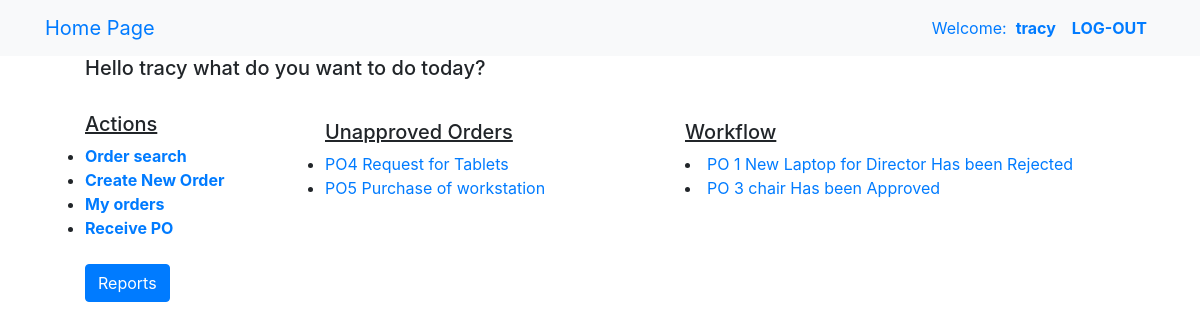
Screenshot of / (signed in) with the database file from the repository.
### order/models.py (models this page shows, shortened)
class Order(models.Model):
	CATEGORY=(
		('COMPUTER','COMPUTER'),
		('FURNITURE','FURNITURE'),
		('OFFICE_EQUIPMENT','OFFICE EQUIPMENT'),
		('LINK_EQUIPMENTS','LINK_EQUIPMENTS'),
		('SERVER','SERVER'),
		)
	description=models.TextField(max_length=100)
	category=models.TextField(choices=CATEGORY)
	cost=models.DecimalField(max_digits=10,decimal_places=2)
	quantity=models.IntegerField(default=1)
	total_cost=models.DecimalField(default=0,max_digits=10,decimal_places=2)
	order_date=models.DateField(default=datetime.date.today)
	status=models.TextField(max_length=100,default="unapproved")
	comments=models.TextField(max_length=200,default='None')
	document=models.FileField(null=True,upload_to='documents/%Y/%m/%d/')
	user=models.ForeignKey(
		to=settings.AUTH_USER_MODEL,
		on_delete=models.CASCADE
		)
	supplier=models.ForeignKey(
		to='Supplier',
		on_delete=models.CASCADE
		)
	def total_cost(self):
		self.total_cost=self.cost*self.quantity
		return self.total_cost
	class Meta:
		permissions=(("can_approve_order","can_reject_order"),)

### order/views.py (the view)
# urls.py: path('',views.index,name='index'),
@login_required
def index(request):
	template_name='base.html'
	q=Order.objects.filter(Q(user=request.user)&Q(status='unapproved'))
	user_approved=Order.objects.filter((Q(user=request.user))&((Q(status='Approved'))|(Q(status='Rejected'))))
	order_list=Order.objects.filter(status='unapproved')
	return render(request,template_name,{'q':q,'order_list':order_list,'user_approved':user_approved})

### templates/base.html (shortened to what this page needs)
{%load static%}
{%load markdownify%}
<!DOCTYPE html>
<html lang="en">
<head>
	<link rel="stylesheet" type="text/css" href="{%static 'css/base.css'%} ">
	<link rel="stylesheet" type="text/css" href="https://maxcdn.bootstrapcdn.com/bootstrap/4.0.0-beta.2/css/bootstrap.min.css">
	<link rel="stylesheet" type="text/css" href="https://maxcdn.bootstrapcdn.com/font-awesome/4.7.0/css/font-awesome.min.css">
</head>
<body>
	<nav class="navbar navbar-expand-lg bg-light">
		<div class="container">
			<a class="navbar-brand" href="/">Home Page</a>
			<ul class="navbar-nav">
				{% if user.is_authenticated%}
				<li class="nav-item">
					<a class="nav-link" href="">Welcome:&nbsp;&nbsp;<b>{{user}}</b></a>
				</li>
				<li class="nav-item">
					<a class="nav-link"  href="{% url 'user:logout' %}"><b>LOG-OUT</b></a>
				</li>
				{%else%}
				<li class="nav-item">
					<a class="nav-link"  href="{% url 'user:login' %}">login</a>
				</li>
				{%endif%}
			</ul>
		</div>
	</nav>
	<div class="main_class">
		<div class=container>
				{%block main%}
				<div class="side-bar">
				  <ul>
				  	<h5>Hello {{user}} what do you want to do today? </h5><br>
				  	{% if perms.order.can_reject_order%}
				  	<h5><u>Actions</u></h5>
				  	<li><a href="{%url 'order:search' %}">Order search</a></li>
				  	<li><a href="{%url 'order:supplier-add' %}">Add Supplier</a></li>
				  	{%else%}
				  	<h5><u>Actions</u></h5>
				  	<li><a href="{%url 'order:search' %}">Order search</a></li>
				  	<li><a href="{%url 'order:order' %}">Create New Order</a></li>
				  	<li><a href="{%url 'order:order_per_user' user.id %}">My orders</a></li>
				  	<li><a href="">Receive PO</a></li>
				  	{%endif%}
				  	<br>
				  	<div class="dropdown">
				  			<button onclick="myFunction()" class="btn btn-primary">Reports</button>
				  		</div>
				  </ul>
				</div>
				  <div class="unapproved">
				  	<ul>
				  		{% if perms.order.can_reject_order%}
				  		<h5><u>Approval Workflow</u></h5>
				  			{% if order_list %}
					  			{% for list in order_list%}
							  		<li>
							  			<a href="{% url 'order:order-detail' list.id%}">PO {{list.id}} request for {{list.description}} from {{list.user}}</a>
							  		</li>
							  	{%endfor%}
						  	{%else%}
						  	<p>No orders to approve!!!</p>
						  	{%endif%}
						 {%else%}
						 <h5><u>Unapproved Orders</u></h5>
						 	{% if q%}
							 	{% for p_orders in q %}
							 		<li>
							 			<a href="{% url 'order:order-detail' p_orders.id%}">PO{{p_orders.id}} {{p_orders.description}}</a>
							 		</li>
							 	{%endfor%}
							 {%else%}
							 <p>No Approved Orders </p>
				  		{%endif%}
				  	</ul>
				  </div>
				 <div class="user-notify">
				  	<h5><u>Workflow</u></h5>
				  	{% if user_approved %}
						{% for po in user_approved %}
							 <li>
							 	<a href="{% url 'order:order-detail' po.id%}">PO {{po.id}} {{po.description}} Has been {{po.status}}</a>
							 </li>
						{%endfor%}
					{%else%}
						<p>No Approved Orders ambia manager achangamke hehehehe </p>
				  	{%endif%}
				  	{%endif%}
				 </div>
			    {%endblock%}
		</div>
	</div>
</body>
</html>

### static/css/base.css (style rules this page uses)
.unapproved { position: absolute; margin-left: 15em; margin-top: 4em; }
.side-bar { position: absolute; font-weight: bold; }
.user-notify { margin-top:4em; margin-left: 40em; position: absolute; }
.container ul a { text-decoration: none; }

### rows the page displays
Order: id "4", description "Request for Tablets"
Order: id "5", description "Purchase of workstation"
Order: id "1", description "New Laptop for Director", status "Rejected"
Order: id "3", description "chair", status "Approved"

### other values shown
{{ user }} "tracy"
